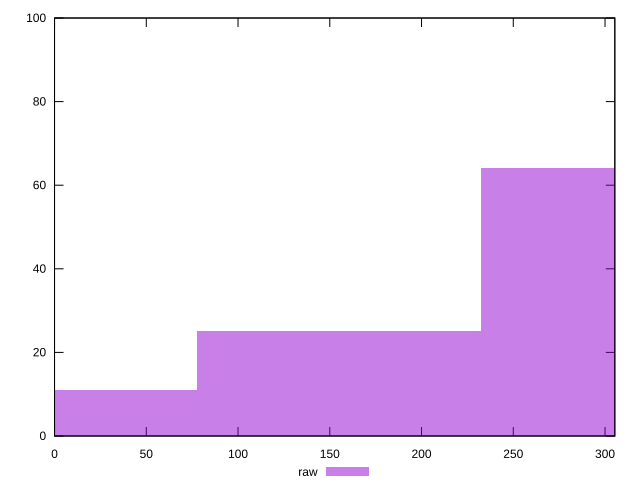

Source code (gnuplot):
reset

$raw <<EOF
155.0894361237739 25
310.1788722475478 64
0 11
EOF

set key outside below
set boxwidth 155.0894361237739
set xrange [0:305.336]
set yrange [0:100]
set trange [0:100]
set style fill transparent solid 0.5 noborder
set terminal svg size 640, 490 enhanced background rgb 'white'
set output "reprap/uses-rel-preconnect/samples/pages+cached+noexternal+nomedia/raw/histogram.svg"

plot $raw title "raw" with boxes

reset
